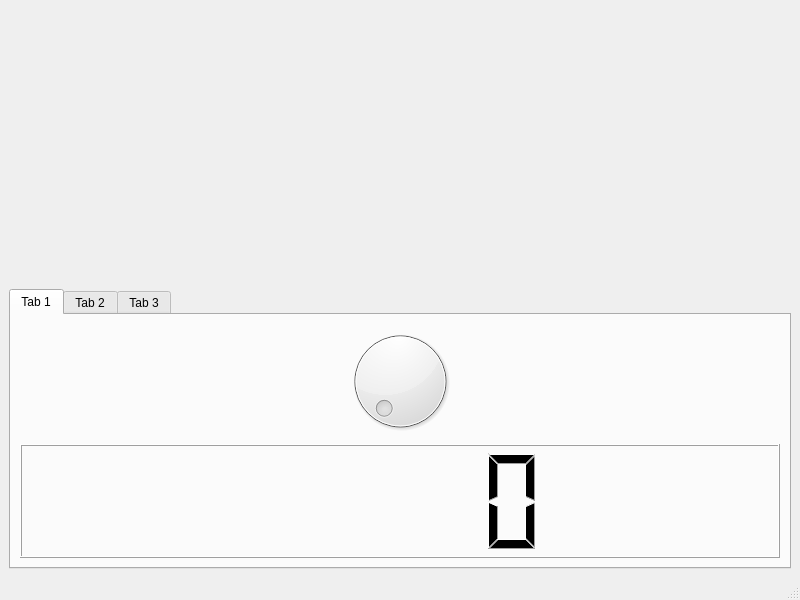
<?xml version="1.0" encoding="UTF-8"?>
<ui version="4.0">
 <class>MainWindow</class>
 <widget class="QMainWindow" name="MainWindow">
  <property name="geometry">
   <rect>
    <x>0</x>
    <y>0</y>
    <width>800</width>
    <height>600</height>
   </rect>
  </property>
  <property name="windowTitle">
   <string>MainWindow</string>
  </property>
  <widget class="QWidget" name="centralwidget">
   <layout class="QVBoxLayout" name="verticalLayout_2">
    <item>
     <spacer name="verticalSpacer">
      <property name="orientation">
       <enum>Qt::Vertical</enum>
      </property>
      <property name="sizeHint" stdset="0">
       <size>
        <width>20</width>
        <height>40</height>
       </size>
      </property>
     </spacer>
    </item>
    <item>
     <widget class="QTabWidget" name="tabWidget">
      <property name="currentIndex">
       <number>0</number>
      </property>
      <widget class="QWidget" name="tab">
       <attribute name="title">
        <string>Tab 1</string>
       </attribute>
       <layout class="QVBoxLayout" name="verticalLayout_5">
        <item>
         <widget class="QDial" name="dial"/>
        </item>
        <item>
         <widget class="QLCDNumber" name="lcdNumber"/>
        </item>
       </layout>
      </widget>
      <widget class="QWidget" name="tab_2">
       <attribute name="title">
        <string>Tab 2</string>
       </attribute>
       <layout class="QVBoxLayout" name="verticalLayout_3"/>
      </widget>
      <widget class="QWidget" name="tab_3">
       <attribute name="title">
        <string>Tab 3</string>
       </attribute>
       <layout class="QVBoxLayout" name="verticalLayout_6"/>
      </widget>
     </widget>
    </item>
    <item>
     <layout class="QVBoxLayout" name="verticalLayout"/>
    </item>
   </layout>
  </widget>
  <widget class="QMenuBar" name="menubar">
   <property name="geometry">
    <rect>
     <x>0</x>
     <y>0</y>
     <width>800</width>
     <height>22</height>
    </rect>
   </property>
  </widget>
  <widget class="QStatusBar" name="statusbar"/>
 </widget>
 <resources/>
 <connections>
  <connection>
   <sender>dial</sender>
   <signal>valueChanged(int)</signal>
   <receiver>lcdNumber</receiver>
   <slot>display(int)</slot>
   <hints>
    <hint type="sourcelabel">
     <x>383</x>
     <y>405</y>
    </hint>
    <hint type="destinationlabel">
     <x>383</x>
     <y>475</y>
    </hint>
   </hints>
  </connection>
 </connections>
</ui>
